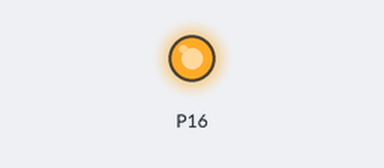
The program below on a simulated BBC micro:bit (MakeCode). On the bench: output pins drawn as LEDs (lit = HIGH).

Above: at 0.1 s.
Timing chart, 0 to 1.6 s (numbered marks = the images above):
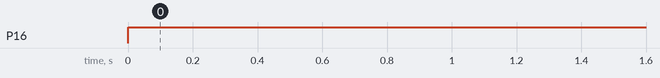

The program:

main.ts
```typescript
function Jaune () {
    pins.digitalWritePin(DigitalPin.P1, 1)
}
function Rouge () {
    pins.digitalWritePin(DigitalPin.P2, 1)
}
function Vert () {
    pins.digitalWritePin(DigitalPin.P0, 1)
}
function Blanc () {
    pins.digitalWritePin(DigitalPin.P16, 1)
}
basic.forever(function () {
    Blanc()
})
```

test.ts
```typescript
// les tests vont ici ; cela ne sera pas compilé si ce paquet est utilisé en tant qu'extension.
```

Measured:
- by itself, P16: LOW → HIGH at 0.00 s
